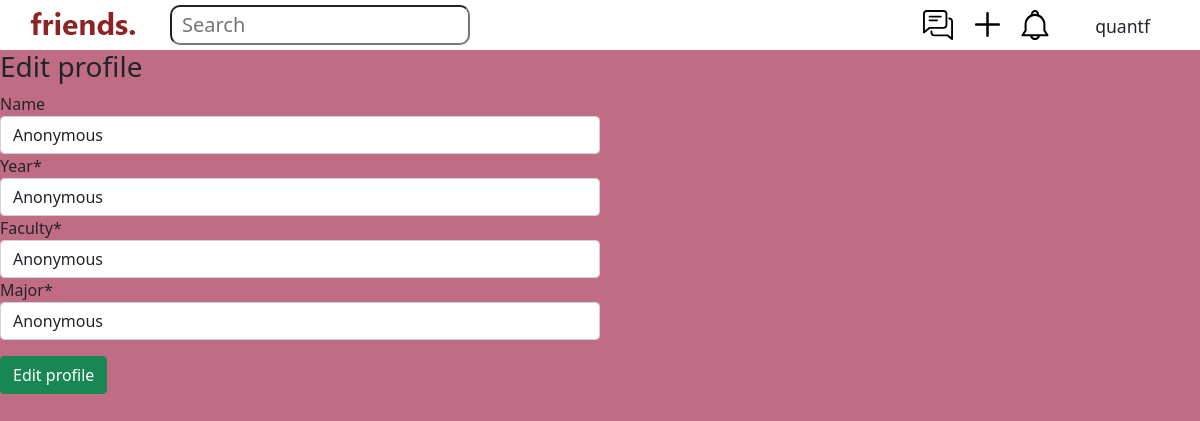
Screenshot of /edit_profile (signed in) with the database file from the repository.
### main/models.py (models this page shows, shortened)
class UserProfile(models.Model):
	user = models.OneToOneField(User, on_delete=models.CASCADE)
	name = models.CharField(max_length=50, default='Anonymous', blank=True)
	year = models.CharField(max_length=10, choices=(('Anonymous', 'Anonymous'),
		('1', '1'),('2', '2'), ('3', '3'), ('4', '4')), default='anon')
	FACULTY_CHOICES = (
		('Anonymous', 'Anonymous'),
		('Business','Business'),
		('Computing', 'Computing'),
		('Science','Science'),
		('Law','Law'),
		('Wtv','Wtv'),
	)
	faculty = models.CharField(max_length=10, choices=FACULTY_CHOICES, default='Anonymous')
	major = models.CharField(max_length=50, default='Anonymous')

### main/views.py (the view)
# urls.py: path("edit_profile", views.editprofile, name="editprofile"),
@login_required(login_url='/loginprompt/')
def editprofile(response):
	if response.method == "POST":
		form = EditProfileForm(response.POST, instance=response.user.userprofile)
		if form.is_valid():
			m = form.cleaned_data["major"]
			form = form.save(commit=False)
			form.major = form.major
			form.save()
			messages.success(response, 'Your profile has been updated!')
		return HttpResponseRedirect("/profile")
	else:
		form = EditProfileForm(instance=response.user.userprofile)
		return render(response, "main/edit_profile.html", {"form":form})
	return render(response, "main/edit_profile.html", {})

### main/forms.py
class EditProfileForm(forms.ModelForm):
	class Meta:
		model = UserProfile
		fields = ['name', 'year', 'faculty', 'major']

### main/templates/main/edit_profile.html (shortened to what this page needs)
{% extends 'main/base.html' %}
{% load crispy_forms_tags %}
{% block content %}
<h3>Edit profile</h3>
<form style="width: 50%" method="post" action="/edit_profile">
	{{form|crispy}}
	<div class="input-group mb-3">
		<div class="input-group-prepend">
			<button type="submit", name="save" class="btn btn-success">Edit profile</button>
		</div>
	</div>
</form>
{% endblock %}

### main/templates/main/base.html (shortened to what this page needs)
{% load static %}
<!doctype html>
<html lang="en">
<head>
	<link href="https://cdn.jsdelivr.net/npm/bootstrap@5.0.1/dist/css/bootstrap.min.css" rel="stylesheet">
	<link rel="stylesheet" href="{% static 'css/styles.css' %}">
</head>
<body>
	<nav class="topnav">
		<a class="brand" href="/">
			<img src="{% static 'images/friends.png' %}" alt="home">
		</a>
		<form class="searchbar" method="get" action="search">
			<input class="bar" type="search" name="q" placeholder="Search" aria-label="Search" />
		</form>
		{% if user.is_authenticated %}
			<a class="topnavicon" href="/notifications">
				<img class='bell' src="{% static 'images/bell.svg' %}" alt="notifs">
			</a>
			<a class="topnavicon" href="/create">
				<img class='plus' src="{% static 'images/plus.svg' %}" alt="create">
			</a>
			<a class="topnavicon" href="/chatlist">
				<img class='chatlist' src="{% static 'images/chat.svg' %}" alt="chatlist">
			</a>
			<div class="dropdown">
				<p>{{user}}</p>
			</div>
		{% endif %}
	</nav>
	<div class="main">
		{% block content %}
		{% endblock %}
	</div>
</body>
</html>

### main/static/css/styles.css (style rules this page uses)
a { color: black; text-decoration: none; }
.bell { height: 30px; position: absolute; right: 150px; margin-top: 10px; }
body { background-color: #c06c84; }
.bar { position: absolute; width: 300px; height: 40px; top: 5px; left: 50px; border-radius: 10px; }
.bar::placeholder { position: absolute; font-size: 20px; top: 4px; left: 10px }
.brand { position: absolute; left: 30px; padding-top: 3px; }
.chatlist { height: 30px; position: absolute; right: 247px; margin-top: 10px; }
.dropdown { position: absolute; display: inline-block; right: 50px; margin-top: 13px; font-size: 1.1rem; }
.main { margin-top: 50px; }
.plus { height: 25px; position: absolute; right: 200px; margin-top: 12px; }
.searchbar { position: absolute; left: 120px; }
.topnav { position: fixed; top: 0; width: 100%; height: 50px; background-color: white; }
.topnavicon { display: block; }

### rows the page displays
UserProfile: name "Anonymous", year "Anonymous", faculty "Anonymous", major "Anonymous"

### other values shown
{{ user }} "quantf"
